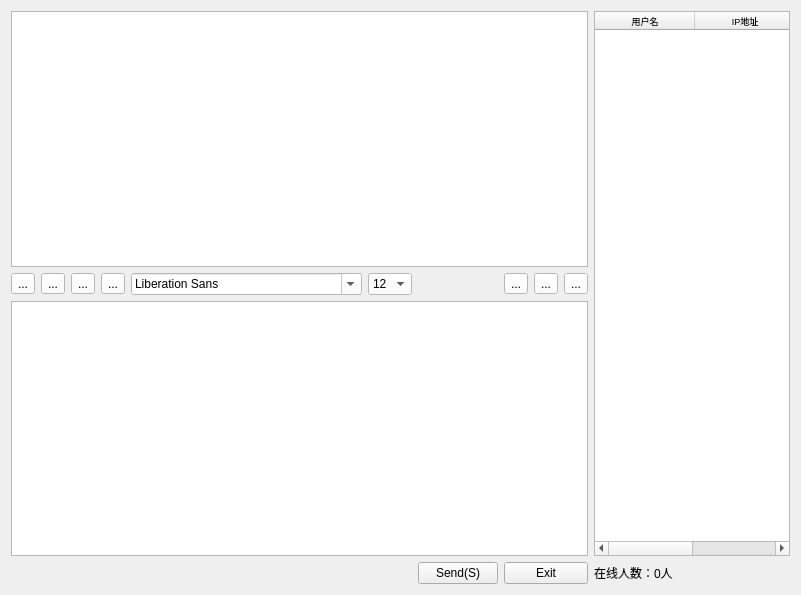
<?xml version="1.0" encoding="UTF-8"?>
<ui version="4.0">
 <class>Udp_Weiget</class>
 <widget class="QWidget" name="Udp_Weiget">
  <property name="geometry">
   <rect>
    <x>0</x>
    <y>0</y>
    <width>801</width>
    <height>595</height>
   </rect>
  </property>
  <property name="minimumSize">
   <size>
    <width>801</width>
    <height>595</height>
   </size>
  </property>
  <property name="maximumSize">
   <size>
    <width>801</width>
    <height>595</height>
   </size>
  </property>
  <property name="windowTitle">
   <string>Widget</string>
  </property>
  <property name="styleSheet">
   <string notr="true">/*background-color: rgb(0, 0, 0);*/</string>
  </property>
  <layout class="QGridLayout" name="gridLayout">
   <item row="0" column="0" colspan="10">
    <widget class="QTextBrowser" name="msgBrowser">
     <property name="styleSheet">
      <string notr="true">background-image: url(:/images/backw.png);</string>
     </property>
    </widget>
   </item>
   <item row="0" column="10" rowspan="3">
    <widget class="QTableWidget" name="usrTblWidget">
     <property name="layoutDirection">
      <enum>Qt::LeftToRight</enum>
     </property>
     <property name="autoFillBackground">
      <bool>false</bool>
     </property>
     <property name="styleSheet">
      <string notr="true">background-image: url(:/images/backw.png);</string>
     </property>
     <property name="selectionMode">
      <enum>QAbstractItemView::SingleSelection</enum>
     </property>
     <property name="selectionBehavior">
      <enum>QAbstractItemView::SelectRows</enum>
     </property>
     <property name="showGrid">
      <bool>false</bool>
     </property>
     <column>
      <property name="text">
       <string>用户名</string>
      </property>
      <property name="font">
       <font>
        <pointsize>7</pointsize>
       </font>
      </property>
      <property name="background">
       <color>
        <red>255</red>
        <green>255</green>
        <blue>255</blue>
       </color>
      </property>
      <property name="foreground">
       <brush brushstyle="NoBrush">
        <color alpha="255">
         <red>0</red>
         <green>0</green>
         <blue>0</blue>
        </color>
       </brush>
      </property>
     </column>
     <column>
      <property name="text">
       <string>IP地址</string>
      </property>
      <property name="font">
       <font>
        <pointsize>7</pointsize>
       </font>
      </property>
      <property name="background">
       <color>
        <red>255</red>
        <green>255</green>
        <blue>255</blue>
       </color>
      </property>
      <property name="foreground">
       <brush brushstyle="NoBrush">
        <color alpha="255">
         <red>0</red>
         <green>0</green>
         <blue>0</blue>
        </color>
       </brush>
      </property>
     </column>
    </widget>
   </item>
   <item row="1" column="0">
    <widget class="QToolButton" name="boldTBtn">
     <property name="styleSheet">
      <string notr="true">background-color: rgb(255, 255, 255);</string>
     </property>
     <property name="text">
      <string>...</string>
     </property>
     <property name="icon">
      <iconset resource="myqrc.qrc">
       <normaloff>:/images/B.png</normaloff>:/images/B.png</iconset>
     </property>
     <property name="checkable">
      <bool>true</bool>
     </property>
     <property name="autoRaise">
      <bool>false</bool>
     </property>
    </widget>
   </item>
   <item row="1" column="1">
    <widget class="QToolButton" name="italicTBtn">
     <property name="styleSheet">
      <string notr="true">background-color: rgb(255, 255, 255);</string>
     </property>
     <property name="text">
      <string>...</string>
     </property>
     <property name="icon">
      <iconset resource="myqrc.qrc">
       <normaloff>:/images/I.png</normaloff>:/images/I.png</iconset>
     </property>
     <property name="checkable">
      <bool>true</bool>
     </property>
    </widget>
   </item>
   <item row="3" column="10">
    <widget class="QLabel" name="usrNumLbl">
     <property name="text">
      <string>在线人数：0人</string>
     </property>
    </widget>
   </item>
   <item row="1" column="2">
    <widget class="QToolButton" name="underlineTBtn">
     <property name="styleSheet">
      <string notr="true">background-color: rgb(255, 255, 255);</string>
     </property>
     <property name="text">
      <string>...</string>
     </property>
     <property name="icon">
      <iconset resource="myqrc.qrc">
       <normaloff>:/images/U.png</normaloff>:/images/U.png</iconset>
     </property>
     <property name="checkable">
      <bool>true</bool>
     </property>
    </widget>
   </item>
   <item row="1" column="4">
    <widget class="QFontComboBox" name="fontCbx">
     <property name="styleSheet">
      <string notr="true">background-color: rgb(255, 255, 255);</string>
     </property>
    </widget>
   </item>
   <item row="2" column="0" colspan="10">
    <widget class="QTextEdit" name="msgTxtEdit">
     <property name="styleSheet">
      <string notr="true">background-image: url(:/images/backw.png);</string>
     </property>
    </widget>
   </item>
   <item row="1" column="5">
    <widget class="QComboBox" name="sizeCbx">
     <property name="styleSheet">
      <string notr="true">background-color: rgb(255, 255, 255);</string>
     </property>
     <property name="currentIndex">
      <number>4</number>
     </property>
     <item>
      <property name="text">
       <string>8</string>
      </property>
     </item>
     <item>
      <property name="text">
       <string>9</string>
      </property>
     </item>
     <item>
      <property name="text">
       <string>10</string>
      </property>
     </item>
     <item>
      <property name="text">
       <string>11</string>
      </property>
     </item>
     <item>
      <property name="text">
       <string>12</string>
      </property>
     </item>
     <item>
      <property name="text">
       <string>13</string>
      </property>
     </item>
     <item>
      <property name="text">
       <string>14</string>
      </property>
     </item>
     <item>
      <property name="text">
       <string>15</string>
      </property>
     </item>
     <item>
      <property name="text">
       <string>16</string>
      </property>
     </item>
     <item>
      <property name="text">
       <string>17</string>
      </property>
     </item>
     <item>
      <property name="text">
       <string>18</string>
      </property>
     </item>
     <item>
      <property name="text">
       <string>19</string>
      </property>
     </item>
     <item>
      <property name="text">
       <string>20</string>
      </property>
     </item>
     <item>
      <property name="text">
       <string>21</string>
      </property>
     </item>
     <item>
      <property name="text">
       <string>22</string>
      </property>
     </item>
    </widget>
   </item>
   <item row="1" column="9">
    <widget class="QToolButton" name="sendTBtn">
     <property name="styleSheet">
      <string notr="true">background-color: rgb(255, 255, 255);</string>
     </property>
     <property name="text">
      <string>...</string>
     </property>
     <property name="icon">
      <iconset resource="myqrc.qrc">
       <normaloff>:/images/F.png</normaloff>:/images/F.png</iconset>
     </property>
    </widget>
   </item>
   <item row="1" column="7">
    <widget class="QToolButton" name="clearTBtn">
     <property name="styleSheet">
      <string notr="true">background-color: rgb(255, 255, 255);</string>
     </property>
     <property name="text">
      <string>...</string>
     </property>
     <property name="icon">
      <iconset resource="myqrc.qrc">
       <normaloff>:/images/E.png</normaloff>:/images/E.png</iconset>
     </property>
    </widget>
   </item>
   <item row="1" column="3">
    <widget class="QToolButton" name="colorTBtn">
     <property name="styleSheet">
      <string notr="true">background-color: rgb(255, 255, 255);</string>
     </property>
     <property name="text">
      <string>...</string>
     </property>
     <property name="icon">
      <iconset resource="myqrc.qrc">
       <normaloff>:/images/C.png</normaloff>:/images/C.png</iconset>
     </property>
    </widget>
   </item>
   <item row="3" column="6">
    <widget class="QPushButton" name="sendBtn">
     <property name="styleSheet">
      <string notr="true">/*background-image: url(:/images/backw.png);*/</string>
     </property>
     <property name="text">
      <string>Send(S)</string>
     </property>
    </widget>
   </item>
   <item row="3" column="7" colspan="3">
    <widget class="QPushButton" name="exitBtn">
     <property name="styleSheet">
      <string notr="true">/*background-image: url(:/images/backw.png);*/</string>
     </property>
     <property name="text">
      <string>Exit</string>
     </property>
    </widget>
   </item>
   <item row="1" column="8">
    <widget class="QToolButton" name="saveTBtn">
     <property name="styleSheet">
      <string notr="true">background-color: rgb(255, 255, 255);</string>
     </property>
     <property name="text">
      <string>...</string>
     </property>
     <property name="icon">
      <iconset resource="myqrc.qrc">
       <normaloff>:/images/S.png</normaloff>:/images/S.png</iconset>
     </property>
    </widget>
   </item>
  </layout>
 </widget>
 <layoutdefault spacing="6" margin="11"/>
 <resources>
  <include location="myqrc.qrc"/>
 </resources>
 <connections/>
</ui>
